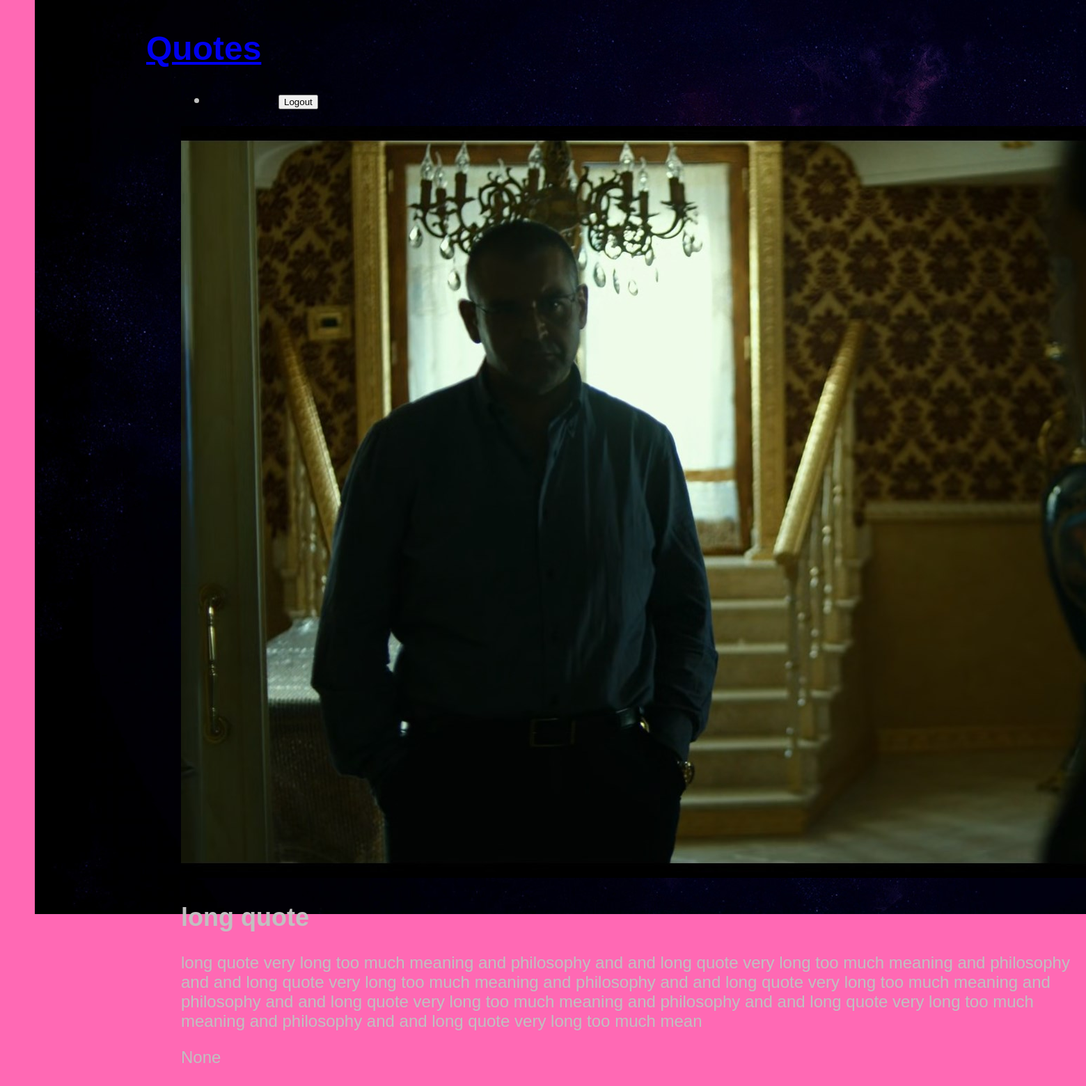
Page /quotes/long-quote/ on the committed database.
### articles/models.py (models this page shows, shortened)
class Quote(models.Model):
    title =  models.CharField(max_length=100)
    slug = models.SlugField()
    body = models.TextField(max_length=400)
    date = models.DateTimeField(auto_now_add=True)
    thumb = models.ImageField(default ="default.png", blank=True)

### articles/views.py (the view)
# urls.py: path("<slug:slug>/", views.quote_detail, name='detail'),
def quote_detail(request, slug):
    quote = Quote.objects.get(slug=slug)
    return render(request, 'articles/quote-detail.html',{'quote': quote})

### articles/templates/articles/quote-detail.html
{% extends 'base-layout.html' %}
{% block content %}
<div class="quote-detail">
  <div class="quote">
    <img src="{{ quote.thumb.url }}" alt="mza200"/>
    <h2>{{ quote.title }}</h2>
    <p>{{ quote.body }}</p>
    <p>{{ quote.date }}</p>
  </div>
</div>
{% endblock %}

### assets/style.css (style rules this page uses)
body { font-family: sans-serif; background-color: hotpink; background-image: url(outerspaceHands.jpg); color: silver; margin: 5px; padding: 5px; font-size: x-large; background-repeat: no-repeat; }
* { margin-left: 50px; }

### rows in the picture
Quote: thumb (picture), title "long quote", body "long quote very long too much meaning and philosophy and and long quote very long too much meaning and philosophy and and long quote very long too much meaning and philosophy and and long quote very long too much meaning and philosophy and and long quote very long too much meaning and philosophy and and long quote very long too much meaning and philosophy and and long quote very long too much mean", date "None"
